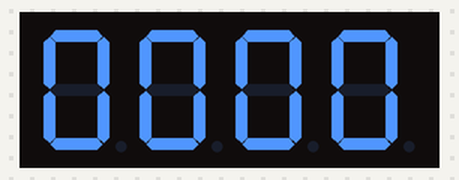
Bench run of a sketch on a simulated Arduino Uno, built with avr-gcc and run on an emulated ATmega328P. Shown: 4-digit seven-segment display. Wiring (inferred from the names in the program): 4-digit 7-segment display, segments lit when HIGH: segments pin 12, pin 8, A2, pin 3, A1, pin 11, A0; digit selects pin 13, pin 10, pin 9, pin 5. The segment pins are drawn as the display they are named for.

Above: at 0.1 s.
At 4.1 s:
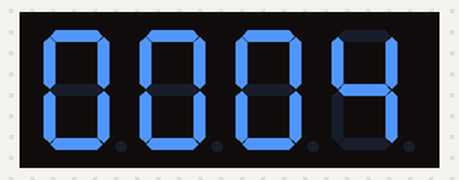
At 9.1 s:
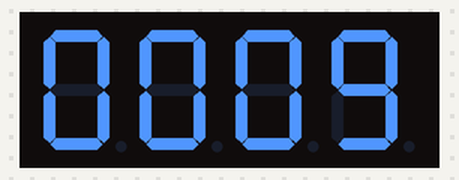
At 18.1 s:
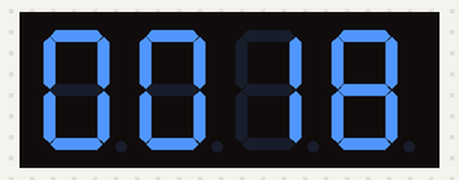
At 28.1 s:
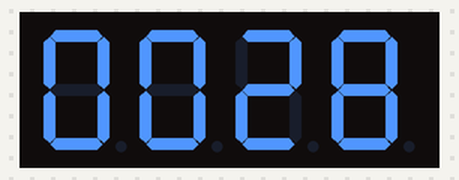
At 38.1 s:
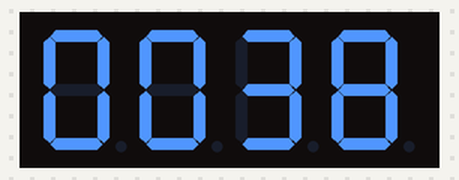

Measured:
- what the display in image 0 shows lasts 1.1 s, from 0.0 s to 1.1 s

The sketch:

kw4-56nlcb-p.ino
```cpp
/**
 * See http://www.adafruit.com/datasheets/865datasheet.pdf
 */

int digit1 = 13;
int digit2 = 10;
int digit3 = 9;
int digit4 = 5;


int segA = 12;
int segB = 8;
int segC = A2;
int segD = 3;
int segE = A1;
int segF = 11;
int segG = A0;


void setup() {
  // Open the serial port at 9600 bps
  Serial.begin(9600);

  pinMode(segA, OUTPUT);
  pinMode(segB, OUTPUT);
  pinMode(segC, OUTPUT);
  pinMode(segD, OUTPUT);
  pinMode(segE, OUTPUT);
  pinMode(segF, OUTPUT);
  pinMode(segG, OUTPUT);

  pinMode(digit1, OUTPUT);
  pinMode(digit2, OUTPUT);
  pinMode(digit3, OUTPUT);
  pinMode(digit4, OUTPUT);

}

void loop() {
  displayNumber(millis()/1000);
}


//5000 blindingly bright (15.7mA current draw per digit)
//2000 shockingly bright (11.4mA current draw per digit)
//1000 pretty bright (5.9mA)
//500 normal (3mA)
//200 dim but readable (1.4mA)
//50 dim but readable (0.56mA)
//5 dim but readable (0.31mA)
//1 dim but readable in dark (0.28mA)
#define DISPLAY_BRIGHTNESS  500

#define DIGIT_ON  LOW
#define DIGIT_OFF  HIGH


void displayNumber(int toDisplay) {

  long beginTime = millis();

  for(int digit = 4 ; digit > 0 ; digit--) {

    //Turn on a digit for a short amount of time
    switch(digit) {
    case 1:
      digitalWrite(digit1, DIGIT_ON);
      break;
    case 2:
      digitalWrite(digit2, DIGIT_ON);
      break;
    case 3:
      digitalWrite(digit3, DIGIT_ON);
      break;
    case 4:
      digitalWrite(digit4, DIGIT_ON);
      break;
    }

    //Turn on the right segments for this digit
    lightNumber(toDisplay % 10);
    toDisplay /= 10;

    //Display digit for fraction of a second
    delayMicroseconds(DISPLAY_BRIGHTNESS);

    //Turn off all segments
    lightNumber(10);

    //Turn off all digits
    digitalWrite(digit1, DIGIT_OFF);
    digitalWrite(digit2, DIGIT_OFF);
    digitalWrite(digit3, DIGIT_OFF);
    digitalWrite(digit4, DIGIT_OFF);
  }

  // Wait for 20ms to pass before we paint the display again
  while( (millis() - beginTime) < 10) ;
}

//Given a number, turns on those segments
//If number == 10, then turn off number
void lightNumber(int numberToDisplay) {

#define SEGMENT_ON  HIGH
#define SEGMENT_OFF LOW


  switch (numberToDisplay){

  case 0:
    digitalWrite(segA, SEGMENT_ON);
    digitalWrite(segB, SEGMENT_ON);
    digitalWrite(segC, SEGMENT_ON);
    digitalWrite(segD, SEGMENT_ON);
    digitalWrite(segE, SEGMENT_ON);
    digitalWrite(segF, SEGMENT_ON);
    digitalWrite(segG, SEGMENT_OFF);
    break;

  case 1:
    digitalWrite(segA, SEGMENT_OFF);
    digitalWrite(segB, SEGMENT_ON);
    digitalWrite(segC, SEGMENT_ON);
    digitalWrite(segD, SEGMENT_OFF);
    digitalWrite(segE, SEGMENT_OFF);
    digitalWrite(segF, SEGMENT_OFF);
    digitalWrite(segG, SEGMENT_OFF);
    break;

  case 2:
    digitalWrite(segA, SEGMENT_ON);
    digitalWrite(segB, SEGMENT_ON);
    digitalWrite(segC, SEGMENT_OFF);
    digitalWrite(segD, SEGMENT_ON);
    digitalWrite(segE, SEGMENT_ON);
    digitalWrite(segF, SEGMENT_OFF);
    digitalWrite(segG, SEGMENT_ON);
    break;

  case 3:
    digitalWrite(segA, SEGMENT_ON);
    digitalWrite(segB, SEGMENT_ON);
    digitalWrite(segC, SEGMENT_ON);
    digitalWrite(segD, SEGMENT_ON);
    digitalWrite(segE, SEGMENT_OFF);
    digitalWrite(segF, SEGMENT_OFF);
    digitalWrite(segG, SEGMENT_ON);
    break;

  case 4:
    digitalWrite(segA, SEGMENT_OFF);
    digitalWrite(segB, SEGMENT_ON);
    digitalWrite(segC, SEGMENT_ON);
    digitalWrite(segD, SEGMENT_OFF);
    digitalWrite(segE, SEGMENT_OFF);
    digitalWrite(segF, SEGMENT_ON);
    digitalWrite(segG, SEGMENT_ON);
    break;

  case 5:
    digitalWrite(segA, SEGMENT_ON);
    digitalWrite(segB, SEGMENT_OFF);
    digitalWrite(segC, SEGMENT_ON);
    digitalWrite(segD, SEGMENT_ON);
    digitalWrite(segE, SEGMENT_OFF);
    digitalWrite(segF, SEGMENT_ON);
    digitalWrite(segG, SEGMENT_ON);
    break;

  case 6:
    digitalWrite(segA, SEGMENT_ON);
    digitalWrite(segB, SEGMENT_OFF);
    digitalWrite(segC, SEGMENT_ON);
    digitalWrite(segD, SEGMENT_ON);
    digitalWrite(segE, SEGMENT_ON);
    digitalWrite(segF, SEGMENT_ON);
    digitalWrite(segG, SEGMENT_ON);
    break;

  case 7:
    digitalWrite(segA, SEGMENT_ON);
    digitalWrite(segB, SEGMENT_ON);
    digitalWrite(segC, SEGMENT_ON);
    digitalWrite(segD, SEGMENT_OFF);
    digitalWrite(segE, SEGMENT_OFF);
    digitalWrite(segF, SEGMENT_OFF);
    digitalWrite(segG, SEGMENT_OFF);
    break;

  case 8:
    digitalWrite(segA, SEGMENT_ON);
    digitalWrite(segB, SEGMENT_ON);
    digitalWrite(segC, SEGMENT_ON);
    digitalWrite(segD, SEGMENT_ON);
    digitalWrite(segE, SEGMENT_ON);
    digitalWrite(segF, SEGMENT_ON);
    digitalWrite(segG, SEGMENT_ON);
    break;

  case 9:
    digitalWrite(segA, SEGMENT_ON);
    digitalWrite(segB, SEGMENT_ON);
    digitalWrite(segC, SEGMENT_ON);
    digitalWrite(segD, SEGMENT_ON);
    digitalWrite(segE, SEGMENT_OFF);
    digitalWrite(segF, SEGMENT_ON);
    digitalWrite(segG, SEGMENT_ON);
    break;

  case 10:
    digitalWrite(segA, SEGMENT_OFF);
    digitalWrite(segB, SEGMENT_OFF);
    digitalWrite(segC, SEGMENT_OFF);
    digitalWrite(segD, SEGMENT_OFF);
    digitalWrite(segE, SEGMENT_OFF);
    digitalWrite(segF, SEGMENT_OFF);
    digitalWrite(segG, SEGMENT_OFF);
    break;
  }
}
```
